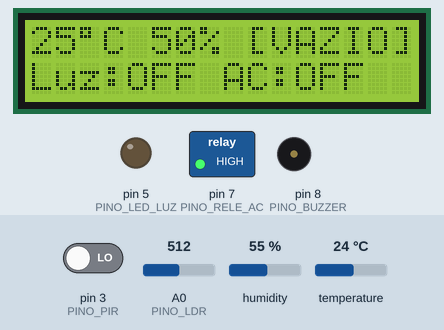
The sketch below on a simulated Arduino Uno, built with avr-gcc and run on an emulated ATmega328P. Shown: 16×2 character LCD, switched loads named in the sketch (green lamp = pin HIGH), output pins drawn as LEDs (lit = HIGH), buzzer (waves = sounding, pin HIGH). The test bench sets the inputs (shaded band); at power-on: pin 3 (PINO_PIR) LOW, temperature 24 °C, A0 (PINO_LDR) = 512, humidity 55 %. What the sketch prints to the serial monitor is not drawn.

Above: at 1.2 s.
1.3 s: pin 3 (PINO_PIR) driven HIGH
At 2.8 s:
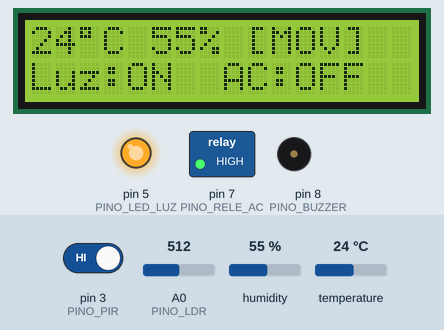
3.5 s: temperature set to 26 °C
At 7.0 s:
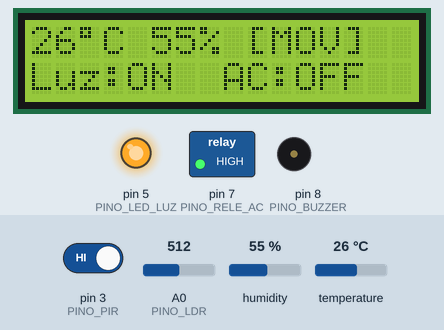
7.5 s: temperature set to 29 °C
At 11.1 s:
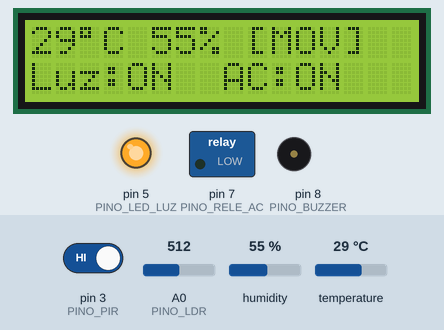
11.5 s: pin 3 (PINO_PIR) driven LOW
At 12.0 s:
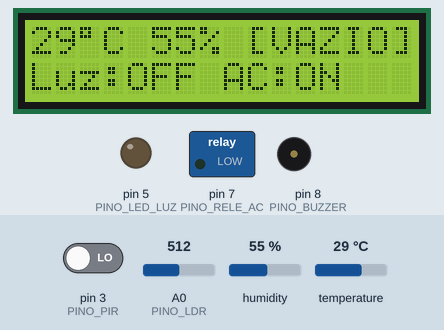
13.0 s: A0 (PINO_LDR) set to 408
14.5 s: A0 (PINO_LDR) set to 392
At 15.5 s:
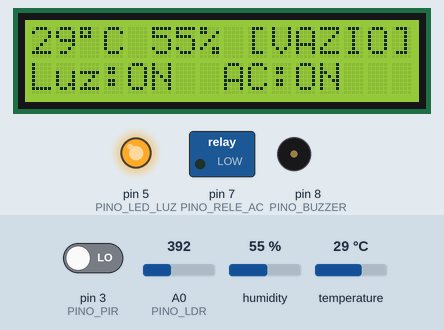
Timing chart, 0 to 17.0 s (numbered marks = the images above; inputs shaded):
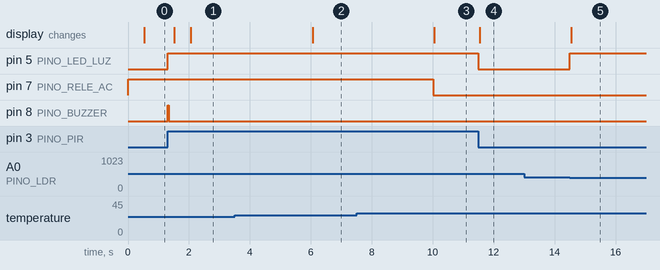

Measured:
- the behaviour switches between 27 and 28 °C on temperature (found by bisection; images 2 and 3)
- the behaviour switches between 400 and 399 on A0 (PINO_LDR) (found by bisection; images 4 and 5)
- after the input at 1.3 s, pin 5 (PINO_LED_LUZ): LOW → HIGH at once; pin 8 (PINO_BUZZER): LOW → HIGH at once, → LOW 0.04 s later; the display: first changes after 0.22 s (image 1 shows a later state)
- after the input at 3.5 s, the display: changes after 2.6 s (image 2)
- after the input at 7.5 s, pin 7 (PINO_RELE_AC): HIGH → LOW after 2.5 s; the display: changes after 2.6 s (image 3)
- after the input at 11.5 s, pin 5 (PINO_LED_LUZ): HIGH → LOW at once; the display: changes after 0.05 s (image 4)
- after the input at 13.0 s, every drawn part: stays the same
- after the input at 14.5 s, pin 5 (PINO_LED_LUZ): LOW → HIGH at once; the display: changes after 0.05 s (image 5)

The sketch:

p79_casa_inteligente_integrada.ino
```cpp
// ============================================================================
// Projeto 79 — Casa Inteligente Integrada
// Placa: Arduino Uno R3 (ATmega328P) | Bibliotecas: Wire, LiquidCrystal I2C, DHT sensor library
// Material: 80 Projetos Arduino
// Central Domótica: PIR + LDR + DHT11 + Relé (Clima) + LED (Luz) + Buzzer + LCD
// ============================================================================

#include <Wire.h>
#include <LiquidCrystal_I2C.h>
#include <DHT.h>

const byte PINO_LDR     = A0; // Sensor de luz LDR + resistor 10k
const byte PINO_DHT     = 2;  // Sensor DHT11
const byte PINO_PIR     = 3;  // Sensor de presença PIR
const byte PINO_LED_LUZ = 5;  // LED de iluminação da casa
const byte PINO_RELE_AC = 7;  // Módulo Relé (Climatização 5V/12V DC)
const byte PINO_BUZZER  = 8;  // Buzzer Ativo
const byte PINO_I2C_SDA = A4; // Barramento I2C SDA
const byte PINO_I2C_SCL = A5; // Barramento I2C SCL

// AJUSTE AQUI: Parâmetros de automação da casa
const int   LIMIAR_ESCURO = 400;  // Abaixo disso considera noite
const float TEMP_LIGAR_AC = 28.0; // Acima disso liga o relé de climatização
const byte  NIVEL_RELE_ON  = LOW;
const byte  NIVEL_RELE_OFF = HIGH;

LiquidCrystal_I2C lcd(0x27, 16, 2);
DHT dht(PINO_DHT, DHT11);

float tempCasa = 25.0;
float umidCasa = 50.0;
bool pirAnterior = false;
unsigned long ultimaLeituraDht = 0;
unsigned long ultimaTelaMs     = 0;

void setup() {
  (void)PINO_I2C_SDA;
  (void)PINO_I2C_SCL;
  Serial.begin(9600);

  pinMode(PINO_PIR, INPUT);
  pinMode(PINO_LED_LUZ, OUTPUT);
  pinMode(PINO_RELE_AC, OUTPUT);
  pinMode(PINO_BUZZER, OUTPUT);

  digitalWrite(PINO_RELE_AC, NIVEL_RELE_OFF);
  digitalWrite(PINO_BUZZER, LOW);

  dht.begin();
  lcd.init();
  lcd.backlight();

  Serial.println(F("Sistema pronto! Central Casa Inteligente Integrada."));
}

void loop() {
  // 1. Leitura imediata de presença e luminosidade
  bool presenca = (digitalRead(PINO_PIR) == HIGH);
  int luzBruta  = analogRead(PINO_LDR);
  bool escuro   = (luzBruta < LIMIAR_ESCURO);

  // Acende a luz se estiver escuro OU se houver presença no ambiente
  bool luzAcesa = (escuro || presenca);
  digitalWrite(PINO_LED_LUZ, luzAcesa ? HIGH : LOW);

  // Bipe curto de boas-vindas quando alguém entra no cômodo
  if (presenca && !pirAnterior) {
    digitalWrite(PINO_BUZZER, HIGH);
    delay(40);
    digitalWrite(PINO_BUZZER, LOW);
  }
  pirAnterior = presenca;

  // 2. Leitura periódica de clima no DHT11 a cada 2 segundos
  if (millis() - ultimaLeituraDht >= 2000) {
    ultimaLeituraDht = millis();
    float t = dht.readTemperature();
    float h = dht.readHumidity();
    if (!isnan(t) && !isnan(h)) {
      tempCasa = t;
      umidCasa = h;
    }
  }

  // Controle automático do Relé de Climatização com histerese de 0,5 °C
  static bool acLigado = false;
  if (!acLigado && tempCasa >= TEMP_LIGAR_AC) {
    acLigado = true;
    digitalWrite(PINO_RELE_AC, NIVEL_RELE_ON);
  } else if (acLigado && tempCasa <= (TEMP_LIGAR_AC - 0.5)) {
    acLigado = false;
    digitalWrite(PINO_RELE_AC, NIVEL_RELE_OFF);
  }

  // 3. Atualização do painel LCD a cada 500 ms
  if (millis() - ultimaTelaMs >= 500) {
    ultimaTelaMs = millis();

    lcd.setCursor(0, 0);
    lcd.print((int)tempCasa);
    lcd.print((char)223);
    lcd.print(F("C "));
    lcd.print((int)umidCasa);
    lcd.print(F("% "));
    lcd.print(presenca ? F("[MOV]  ") : F("[VAZIO]"));

    lcd.setCursor(0, 1);
    lcd.print(F("Luz:"));
    lcd.print(luzAcesa ? F("ON ") : F("OFF"));
    lcd.print(F(" AC:"));
    lcd.print(acLigado ? F("ON   ") : F("OFF  "));

    Serial.print(F("Temp: "));
    Serial.print(tempCasa, 1);
    Serial.print(F("C Umid: "));
    Serial.print((int)umidCasa);
    Serial.print(F("% | Luz: "));
    Serial.print(luzAcesa ? F("ON") : F("OFF"));
    Serial.print(F(" | PIR: "));
    Serial.print(presenca ? 1 : 0);
    Serial.print(F(" | AC Rele: "));
    Serial.println(acLigado ? F("ON") : F("OFF"));
  }
}
```
